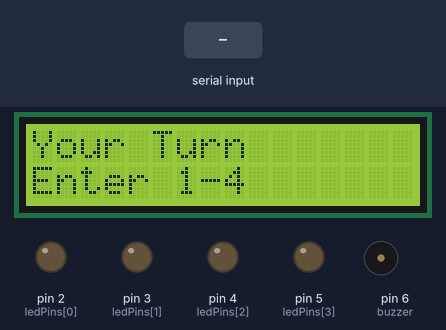
A sketch run on a simulated Arduino Uno, built with avr-gcc and run on an emulated ATmega328P. Parts: 16×2 character LCD, output pins drawn as LEDs (lit = HIGH), buzzer (waves = sounding). Inputs (shaded band) come from the test bench. Random numbers use the default seed unless the sketch sets one; what the sketch prints to the serial monitor is not drawn.

Above: at 8.0 s.
8.1 s: "200\n" received over Serial
At 9.7 s:
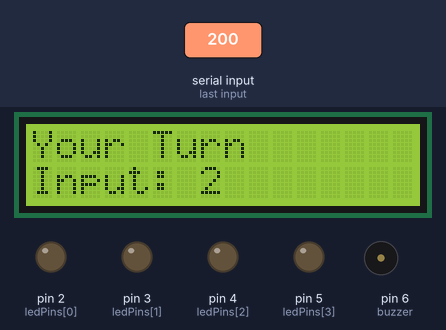
10.0 s: "90,45\n" received over Serial
At 11.3 s:
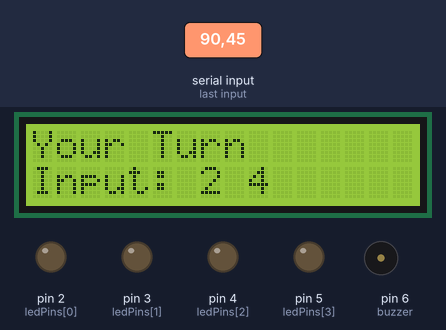
11.9 s: "30,150\n" received over Serial
At 13.9 s:
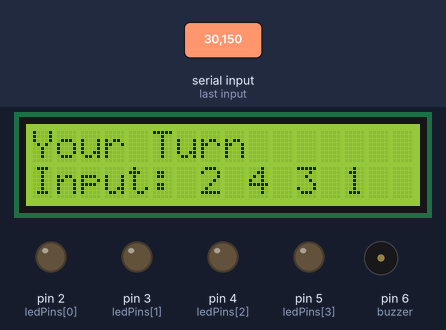
14.2 s: byte 35 ('#') received over Serial
At 15.4 s:
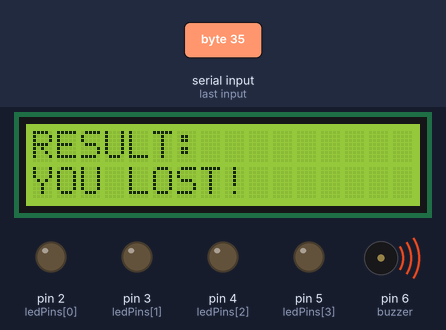
Timing chart, 0 to 17.7 s (numbered marks = the images above; inputs shaded):
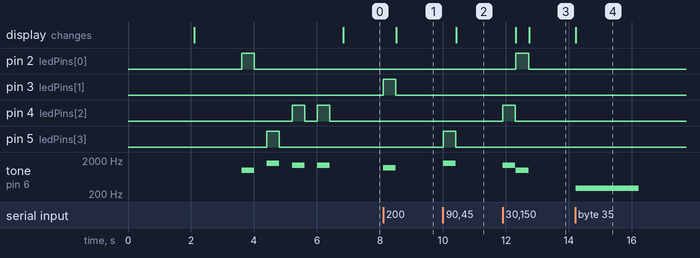

Measured:
- after the input at 8.1 s, pin 3 (ledPins[1]): LOW → HIGH at once, → LOW 0.40 s later; tone on pin 6 (buzzer): silent → 1200 Hz at once, → silent 0.40 s later; the display: changes after 0.42 s (image 1)
- after the input at 10.0 s, pin 5 (ledPins[3]): LOW → HIGH at once, → LOW 0.40 s later; tone on pin 6 (buzzer): silent → 1600 Hz at once, → silent 0.40 s later; the display: changes after 0.42 s (image 2)
- after the input at 11.9 s, pin 2 (ledPins[0]): LOW → HIGH after 0.42 s, → LOW 0.40 s later; pin 4 (ledPins[2]): LOW → HIGH at once, → LOW 0.40 s later; tone on pin 6 (buzzer): silent → 1400 Hz at once, → silent 0.40 s later, → 1000 Hz 0.02 s later, → silent 0.40 s later; the display: first changes after 0.42 s (image 3 shows a later state)
- after the input at 14.2 s, tone on pin 6 (buzzer): silent → 300 Hz at once, → silent 2.0 s later; the display: changes at once (image 4)

The sketch:

memory.ino
```cpp
#include <Wire.h>
#include <LiquidCrystal_I2C.h>

LiquidCrystal_I2C lcd(0x27, 16, 2);

int ledPins[4] = {2, 3, 4, 5};
int buzzer = 6;

int sequence[4];
int userInput[4];
int inputIndex = 0;

void setup() {

  Serial.begin(9600);

  lcd.init();
  lcd.backlight();

  randomSeed(analogRead(A0));

  for (int i = 0; i < 4; i++) {
    pinMode(ledPins[i], OUTPUT);
  }

  pinMode(buzzer, OUTPUT);

  Serial.println("===== MEMORY GAME STARTED =====");

  lcd.setCursor(0, 0);
  lcd.print("MEMORY GAME");
  lcd.setCursor(0, 1);
  lcd.print("Starting...");
  delay(2000);

  generateSequence();
}

void loop() {

  if (Serial.available()) {

    char data = Serial.read();

    if (data == '\n' || data == '\r') return;

    Serial.print("Received: ");
    Serial.println(data);

    if (data >= '1' && data <= '4') {

      if (inputIndex < 4) {

        int value = data - '0';

        userInput[inputIndex] = value;
        inputIndex++;

        flashLED(value);

        lcd.setCursor(0, 1);
        lcd.print("Input:        ");   // clear line
        lcd.setCursor(7, 1);

        for (int i = 0; i < inputIndex; i++) {
          lcd.print(userInput[i]);
          lcd.print(" ");
        }
      }
    }

    if (data == '#') {

      Serial.println("Submit pressed (#)");

      if (inputIndex == 4) {
        checkSequence();
      } else {
        Serial.println("Not enough inputs!");
      }

      delay(3000);
      inputIndex = 0;
      generateSequence();
    }
  }
}

void generateSequence() {

  Serial.println("---- NEW RANDOM SEQUENCE ----");

  lcd.clear();
  lcd.setCursor(0, 0);
  lcd.print("New Sequence");
  lcd.setCursor(0, 1);
  lcd.print("Watch...");

  delay(1500);

  for (int i = 0; i < 4; i++) {
    sequence[i] = random(1, 5);
  }

  Serial.print("Actual Sequence: ");
  for (int i = 0; i < 4; i++) {
    Serial.print(sequence[i]);
    Serial.print(" ");
  }
  Serial.println();

  for (int i = 0; i < 4; i++) {
    flashLED(sequence[i]);
    delay(400);
  }

  lcd.clear();
  lcd.setCursor(0, 0);
  lcd.print("Your Turn");
  lcd.setCursor(0, 1);
  lcd.print("Enter 1-4");
  Serial.println("Waiting for user input...");
}

void flashLED(int number) {

  int index = number - 1;

  digitalWrite(ledPins[index], HIGH);
  tone(buzzer, 1000 + (index * 200));
  delay(400);
  digitalWrite(ledPins[index], LOW);
  noTone(buzzer);
}

void checkSequence() {

  Serial.print("User Input: ");
  for (int i = 0; i < 4; i++) {
    Serial.print(userInput[i]);
    Serial.print(" ");
  }
  Serial.println();

  bool correct = true;

  for (int i = 0; i < 4; i++) {
    if (sequence[i] != userInput[i]) {
      correct = false;
      break;
    }
  }

  lcd.clear();
  lcd.setCursor(0, 0);
  lcd.print("RESULT:");

  if (correct) {

    Serial.println("RESULT: CORRECT ✅");
    lcd.setCursor(0, 1);
    lcd.print("YOU WIN!");

    tone(buzzer, 1800);
    delay(800);
    noTone(buzzer);

  } else {

    Serial.println("RESULT: WRONG ❌");
    lcd.setCursor(0, 1);
    lcd.print("YOU LOST!");

    tone(buzzer, 300);
    delay(2000);
    noTone(buzzer);
  }
}
```
